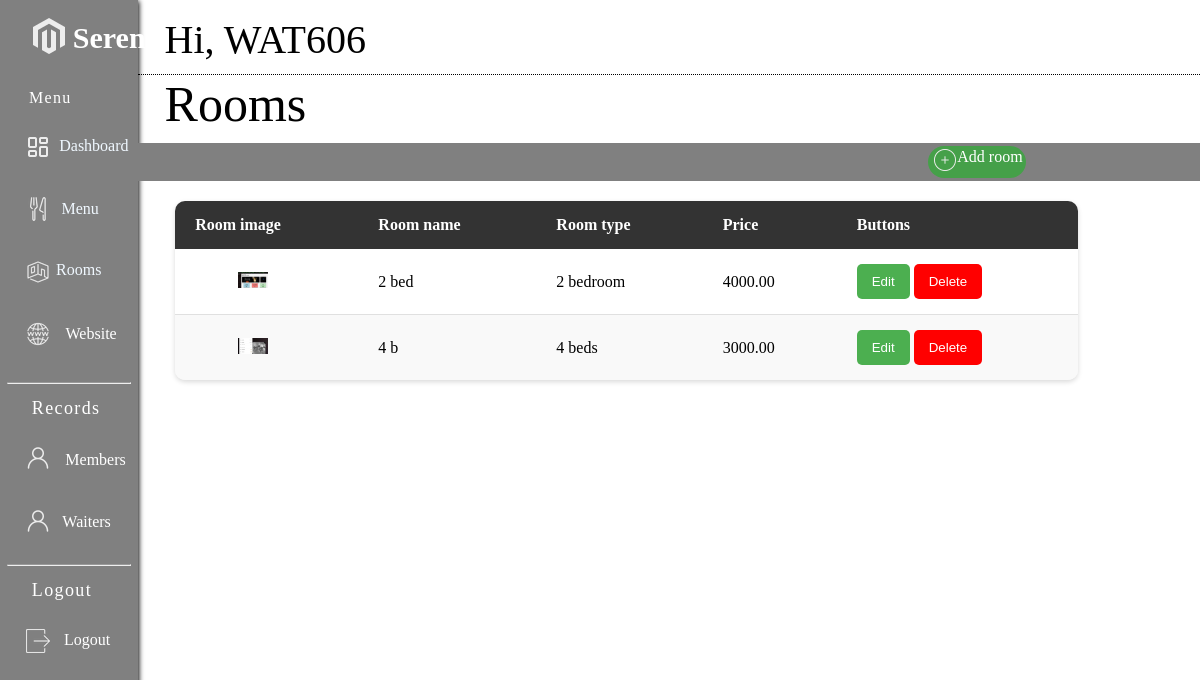
The page /addroomadmin/ (signed in) on the database its author committed.
### admin_section/models.py (models this page shows, shortened)
class Room(models.Model):
    room_name = models.CharField(max_length=100)
    room_type = models.CharField(max_length=100)
    image = models.ImageField(upload_to='room_images/')
    price_per_night = models.DecimalField(max_digits=10, decimal_places=2)

### admin_section/views.py (the view)
# urls.py: path('addroomadmin/',addroomadmin,name="addroomadmin"),
@login_required
def addroomadmin(request):
    user = request.user
    rooms = Room.objects.all()
    context = {
        'username': user.username,
        'rooms' : rooms
    }
    return render(request,'adminroom.html',context)

### admin_section/templates/adminroom.html (shortened to what this page needs)
{% load static %}
<!DOCTYPE html>
<html lang="en">
<head>
    <link rel="stylesheet" href="{% static 'css/adminrooms.css' %}">
</head>
<body>
    <div class="dashboard">
        <div class="side_nav">
            <div class="logo">
                <div class="logo_img">
                    <img src="{% static 'images/logo.png' %}" alt="" class="logoimg">
                </div>
                <div class="logo_title">
                    <p>Serenity</p>
                </div>
            </div>
            <div class="menu">
                <p>Menu</p>
            </div>
            <div class="home">
                <div class="home_img">
                    <img src="{% static 'images/dash_white.png' %}" alt="dashboard" class="dashboard_img" id="dashboard_img">
                </div>
                <div class="home_title">
                    <a href="{% url 'home' %}"><p>Dashboard</p></a>
                </div>
            </div>
            <div class="home">
                <div class="dine_img">
                    <img src="{% static 'images/dine.png' %}" alt="dine" class="dine_im" id="dine_img">
                </div>
                <div class="dine_title">
                    <a href="{% url 'addfoodmenu' %}"><p>Menu</p></a>
                </div>
            </div>
            <div class="home">
                <div class="home_img">
                    <img src="{% static 'images/room.png' %}" alt="room_reservation" class="room_reservation_img" id="room_reservation_img">
                </div>
                <div class="home_title">
                    <a href="{% url 'addroomadmin' %}"><p>Rooms</p></a>
                </div>
            </div>
            <div class="home">
                <div class="home_img">
                    <img src="{% static 'images/websit.png' %}" alt="receipt" class="receipt_img" id="receipt_img">
                </div>
                <div class="receipt_title">
                    <a href="{% url 'landingpage' %}"><p>Website</p></a>
                </div>
            </div>
            <hr class="hr1">
            <div class="profile">
                <p>Records</p>
            </div>
            <div class="home">
                <div class="home_img">
                    <img src="{% static 'images/user.png' %}" alt="user_profile" class="user_profile_img" id="user_profile_img">
                </div>
                <div class="profile_title">
                    <a href="{% url 'adminmemberspage' %}"><p>Members</p></a>
                </div>
            </div>
            <div class="home">
                <div class="home_img">
                    <img src="{% static 'images/user.png' %}" alt="user_profile" class="user_profile_img" id="user_profile_img">
                </div>
                <div class="profile_title">
                    <a href="{% url 'adminwaiterspage' %}"><p>Waiters</p></a>
                </div>
            </div>
            <hr class="hr2">
            <div class="profile">
                <p>Logout</p>
            </div>
            <div class="homel">
                <div class="home_img">
                    <img src="{% static 'images/logout.png' %}" alt="receipt" class="receipt_img" id="receipt_img">
                </div>
                <div class="receipt_title">
                    <a href="{% url 'member_logout' %}">
                        <p>Logout</p></a>
                </div>
            </div>
        </div>
        <div class="app">
        <div class="the_rest">
            <div class="topbar">
                <h3>Hi, {{request.user}} </h3>
            </div>
            <div class="therest">
                <h1>Rooms</h1>
            </div>
        </div>
        <div class="men">
            <div class="startt">
                <div class="imgt">
                    <img src="{% static 'images/add.png' %}" alt="add">
                </div>
                <div class="text_acc">
                    <a href="{% url 'add_room' %}"><p>Add room</p></a>
                </div>
            </div>
        </div>
            <table>
                <thead>
                    <tr>
                        <th>Room image</th>
                        <th>Room name</th>
                        <th>Room type</th>
                        <th>Price</th>
                        <th>Buttons</th>
                    </tr>
                </thead>
                <tbody>
                    {% for room in rooms %}
                    <tr>
                        <td><img src="{{ room.image.url }}" alt="{{ room.room_name }}" class="meal2"></td>
                        <td>{{ room.room_name }}</td>
                        <td>{{ room.room_type }}</td>
                        <td>{{ room.price_per_night }}</td>
                        <td>
                            <button class="button">Edit</button>
                            <button class="buttond">Delete</button>
                        </td>
                    </tr>
                    {% empty %}
                    <tr>
                        <td colspan="5">No data yet</td>
                    </tr>
                    {% endfor %}
                </tbody>
            </table>
    </div>
    </div>
</body>
</html>

### admin_section/static/css/adminrooms.css (style rules this page uses)
body,* { margin: 0; padding: 0; }
.dashboard { height: 100vh; background-color: white; width: 100vw; display: flex; }
.side_nav { background-color: gray; width: 11.5%; height: 100vh; box-shadow: 1px 1px 5px black; }
.logo { display: flex; margin-top: 8.5%; padding-left: 18%; }
.logo_title p { padding-top: 9%; font-family: "Clicker Script"; font-weight: 900; font-size: 30px; color: white; }
.menu { color: white; margin-top: 18.5%; font-family: "Poppins Thin"; padding-left: 21%; text-decoration: none; font-weight: 300; letter-spacing: 1.3px; }
.home { display: flex; padding-top: 5%; padding-bottom: 5%; margin-top: 15%; padding-left: 19%; }
.homel { display: flex; padding-top: 5%; padding-bottom: 5%; margin-top: 15%; padding-left: 19%; }
.home_title p { padding-left: 13%; font-family: "Street Corner SemiBold"; padding-top: 3.5%; color: aliceblue; }
.dine_img { width: fit-content; height: 40%; }
.dine_img img { height: 40%; }
.dine_title p { color: aliceblue; font-family: "Street Corner SemiBold"; padding-left: 30%; padding-top: 7.5%; }
.receipt_title p { padding-left: 30%; color: white; font-family: "Street Corner SemiBold"; padding-top: 5%; }
.hr1 { margin-top: 18%; margin-left: 5%; margin-right: 5%; color: aliceblue; }
.profile p { color: white; padding-top: 10%; padding-left: 23%; font-family: "Poppins Thin"; font-size: 18px; letter-spacing: 1.4px; }
.hr2 { margin-top: 15%; margin-left: 5%; margin-right: 5%; color: aliceblue; }
.profile_title p { padding-left: 25%; color: white; font-family: "Street Corner SemiBold"; padding-top: 8%; }
.the_rest { width: 100%; }
.topbar { width: 100%; border-bottom: 1px black dotted; }
.topbar h3 { font-family: "Street Corner SemiBold"; padding-left: 2.5%; padding-top: 1.5%; font-size: 40px; font-weight: 100; padding-bottom: 1%; }
.app { width: 100%; }
.men { background-color: gray; color: white; display: flex; margin-top: 1%; justify-content: space-around; padding-left: 70%; padding-right: 12%; padding-top: .3%; padding-bottom: .3%; }
.startt { display: flex; background-color: #45a049; border-radius: 33px; padding: 1%; padding-left: 3%; padding-right: 2%; }
.therest h1 { padding-left: 2.5%; font-size: 50px; font-weight: 100; }
table { width: 85%; border-collapse: separate; border-spacing: 0; margin: 20px 0; box-shadow: 0 2px 5px rgba(0, 0, 0, 0.15); background: #fff; border-radius: 10px; overflow: hidden; margin-left: 3.5%; }
th, td { padding: 15px 20px; text-align: left; }
th { background-color: #333; color: #fff; font-weight: bold; }
tr:nth-child(even) { background-color: #f9f9f9; }
td { border-bottom: 1px solid #e0e0e0; }
tr:last-child td { border-bottom: none; }
.button { padding: 10px 15px; border: none; border-radius: 5px; color: #fff; background-color: #4CAF50; cursor: pointer; transition: background-color 0.3s; }
.buttond { padding: 10px 15px; border: none; border-radius: 5px; color: #fff; background-color: red; cursor: pointer; transition: background-color 0.3s; }
.meal2 { width: 30px; padding-left: 30%; }
a { text-decoration: none; color: white; }

### rows shown on the page
Room: image (picture), room_name "2 bed", room_type "2 bedroom", price_per_night "4000.00"
Room: image (picture), room_name "4 b", room_type "4 beds", price_per_night "3000.00"

### other values the page prints
{{ request.user }} "WAT606"
